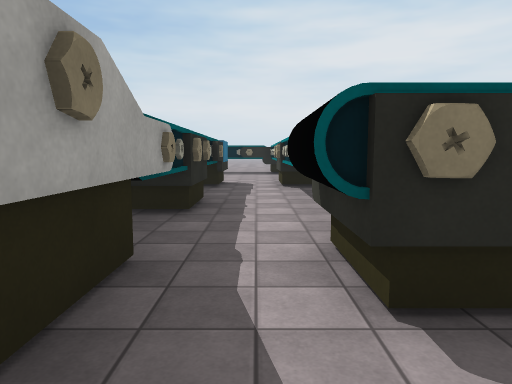
View 1 (above)

22 first-person views from a walk through a 3-D level made in the Unity game engine. The camera is 1.5 m above the floor, tilts 6° down and sees 70° across. The floor is counted in squares, 2 m on a side. Each view is taken from the middle of a square. On the plan, view 1 faces up. The plan holds only what a view shows up to about 11 squares ahead; the rest is blank. The place goes on beyond the plan. Some animated figures are left out. Some surface patterns are stand-ins.

View 2
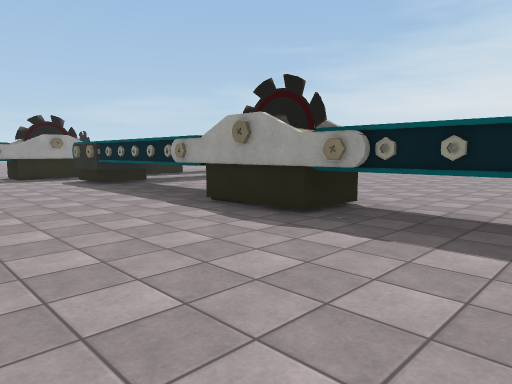

View 3
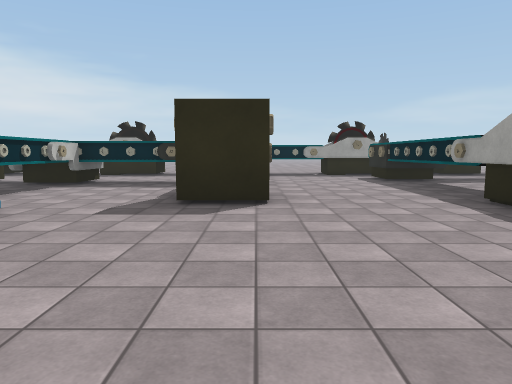

View 4
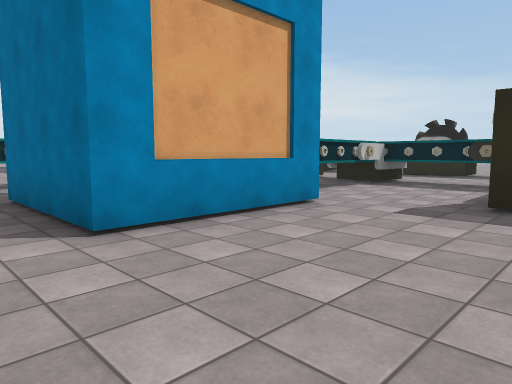

View 5
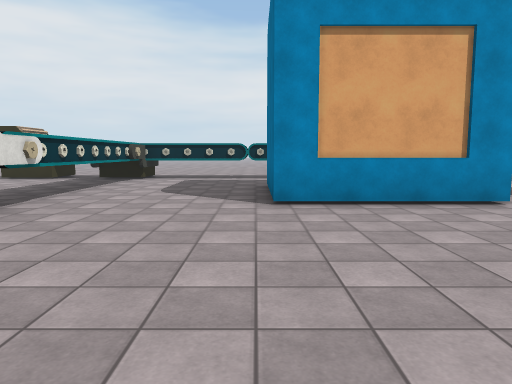

View 6
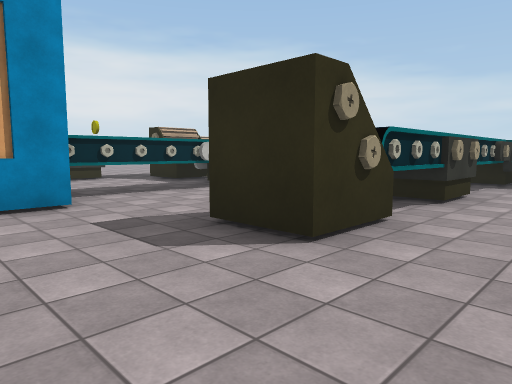

View 7
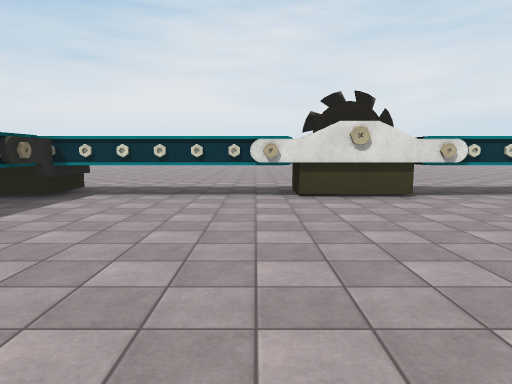

View 8
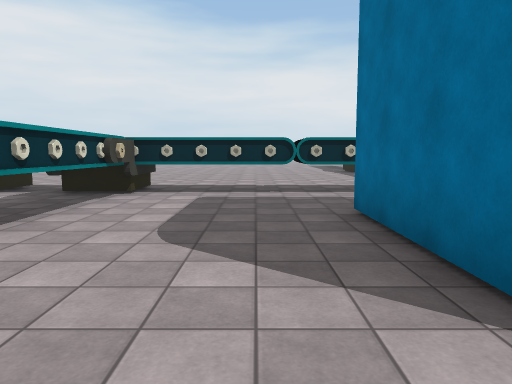

View 9
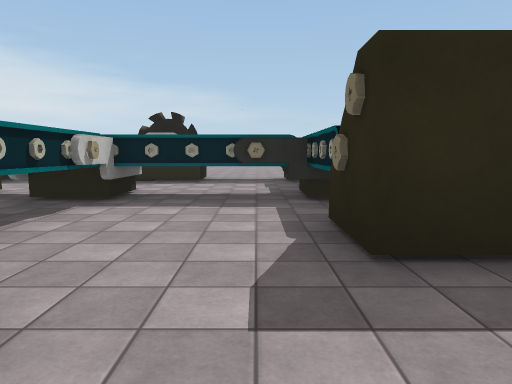

View 10
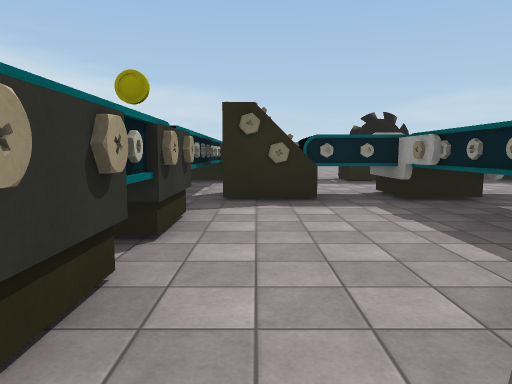

View 11
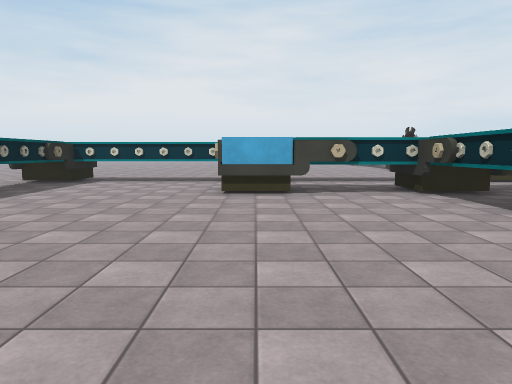

View 12
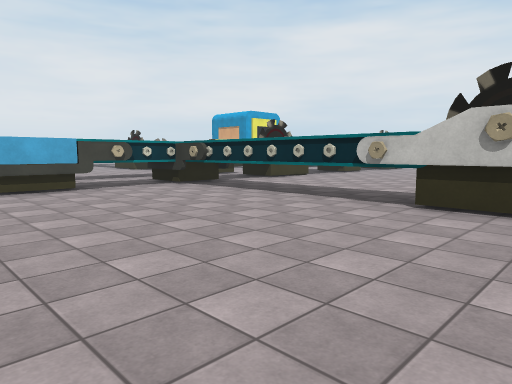

View 13
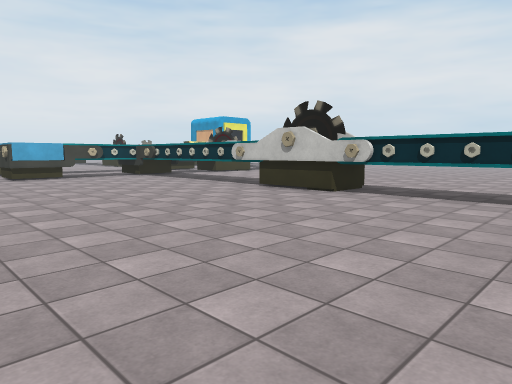

View 14
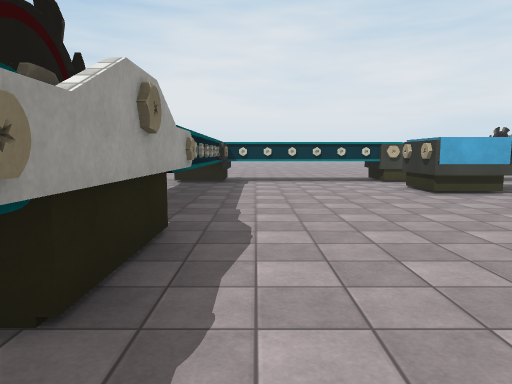

View 15
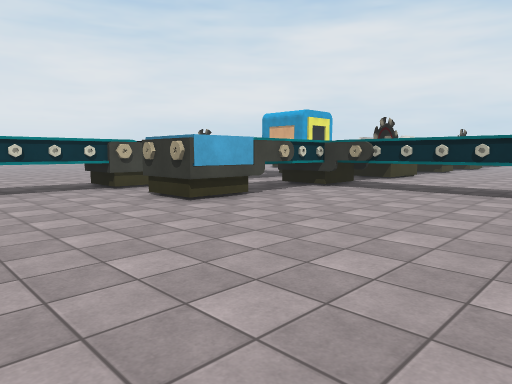

View 16
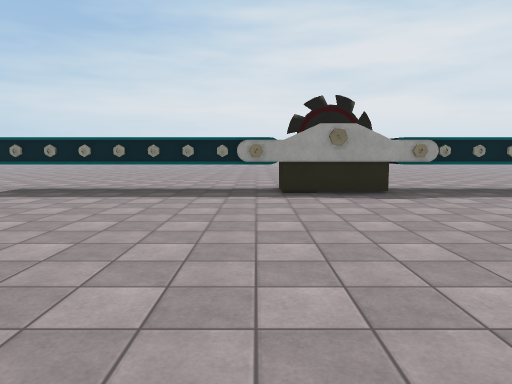

View 17
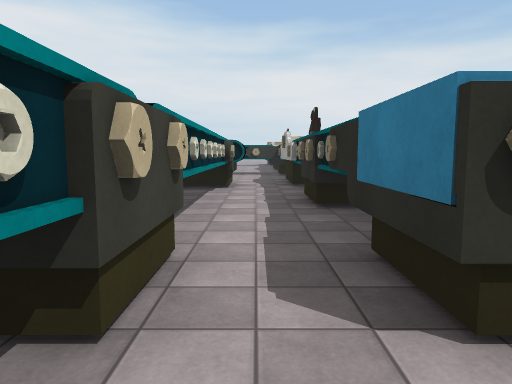

View 18
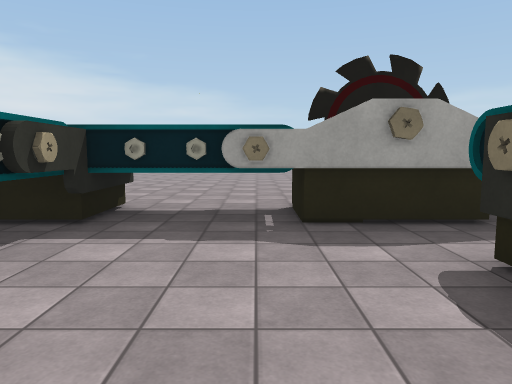

View 19
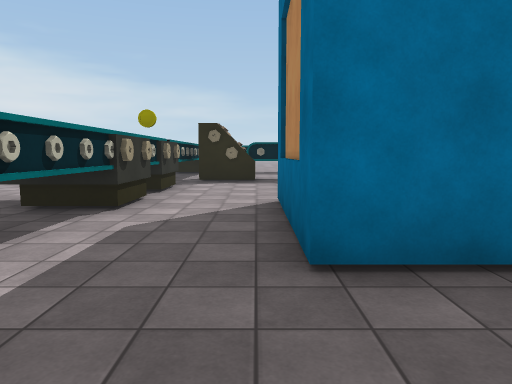

View 20
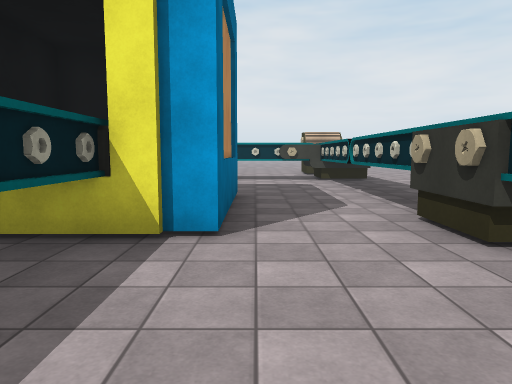

View 21
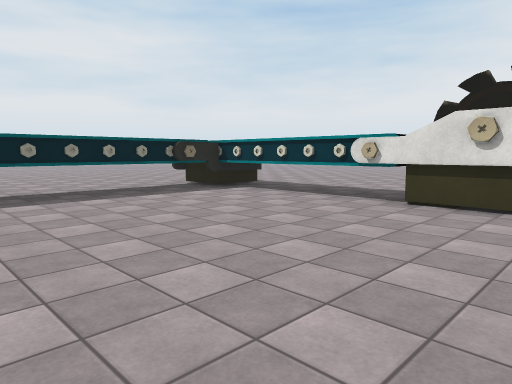

View 22
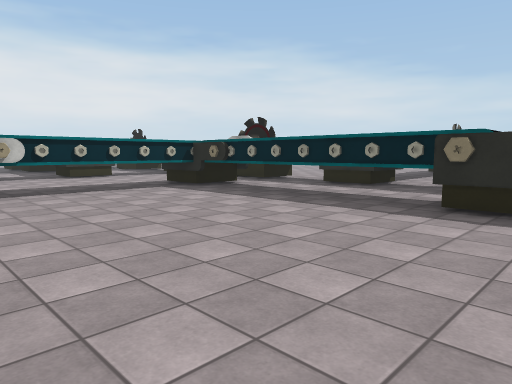

### Floor plan
Key: @ floor where view 1 was taken; # wall or solid block; . floor; T thing the floor can be seen under or through; C coin; O other object.
Columns run from 14 left of view 1 to 18 right of it. Each row starts with its distance up from view 1.
 18 .......   ....
 17 .......   ....
 16 .......   ...
 15        OO     #O
 14  TTTTTTOOTTTT####
 13   .............#
 12 ...............#
 11 ...............# ...
 10 ...............#T.......
  9 ............##.OT.......
  8  ...........OO.TT.......
  7  ...........TT.TT....... ..
  6  TTTTOTTTTTTTT.TT...........
  5     TO      TO.TT............
  4   ...  .....##.TT............
  3   .... ..... #.TTTTTTOO     O
  2   ....  ....OO.OTTTTTOOTTTTTTT...
  1   ... ......OO...............T...
  0   ..  ...... #@..............T...
 -1       ...... #...............T...
 -2       ......##O#####O........T...
 -3       .....  #O ####O........#...
 -4               .. O...........O
 -5               .. T..........O O
 -6             OO..TTT..TO##....#...
 -7             OO..OT TTT ##....#...
 -8               ..TTT..TO##....#...
 -9                .TT...........#...
-10               ..OO..........T##..
-11              #O###C####TTTTTTT##O
-12              #O   CO  #     TO #O
-13                     .OO ...... .
-14                     .  .......
-15                        .......

Positions as (right, up) in squares from view 1, and headings:
1: (0, 0), facing up
2: (11, -2), facing up-left
3: (12, -2), facing left
4: (12, -2), facing down-left
5: (11, 0), facing down
6: (9, 0), facing down-left
7: (8, -2), facing right
8: (12, -4), facing down
9: (9, -4), facing left
10: (9, -10), facing left
11: (-9, 9), facing right
12: (-10, 11), facing down-right
13: (-14, 12), facing down-right
14: (-9, 13), facing right
15: (-7, 13), facing down-right
16: (-8, 7), facing up
17: (0, 11), facing down
18: (3, 0), facing left
19: (13, -9), facing left
20: (4, -9), facing right
21: (9, -5), facing up-right
22: (7, 10), facing down-left
